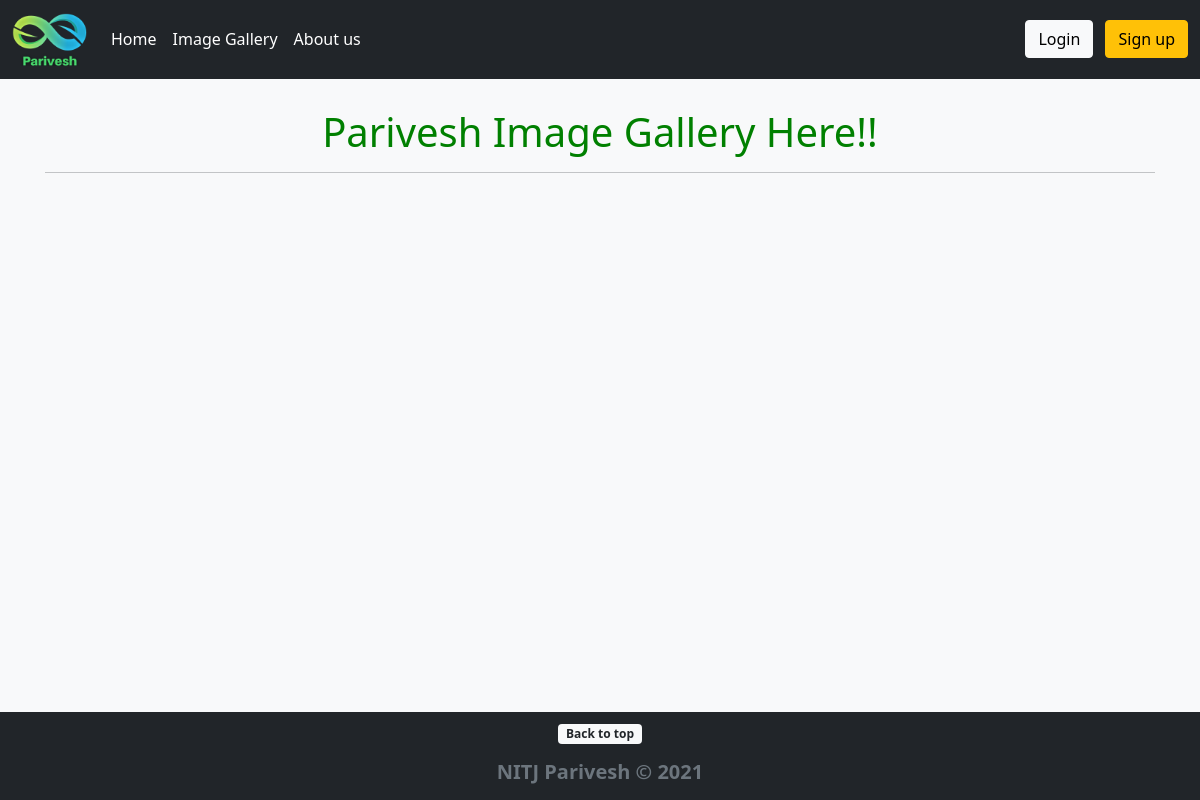
The app's page /image-gallery, older data.
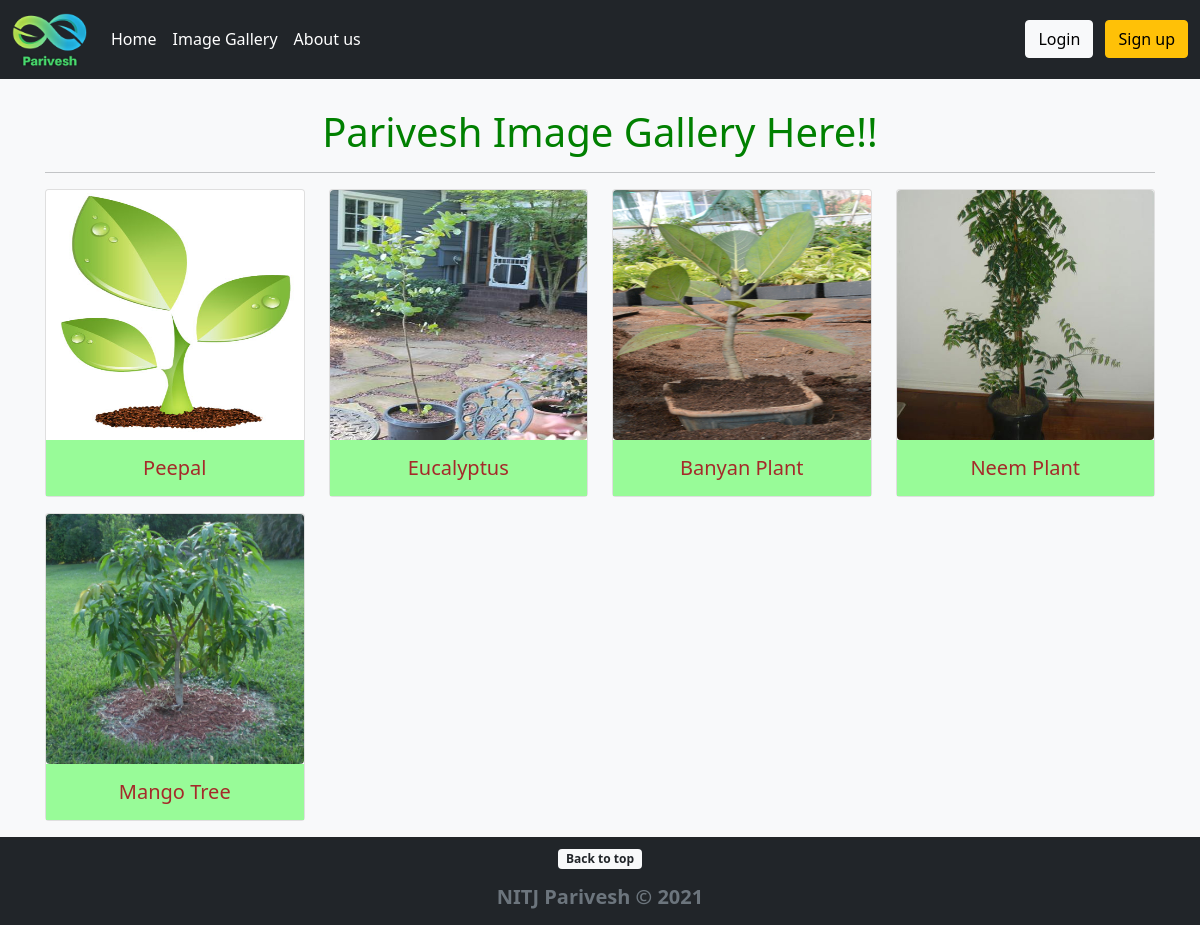
The same page, newer data.
### PariveshApp/models.py (models this page shows, shortened)
class Plantation(models.Model):
    plant_name = models.CharField(max_length=255)
    plant_loc = models.URLField()
    plant_pic = models.ImageField(default='default_plant_pic.jpg', upload_to='plant_pics')
    date_time = models.DateTimeField(default=timezone.now)
    planter  = models.ForeignKey(User, on_delete=CASCADE)
    remarks = models.TextField()

### PariveshApp/views.py (the view)
# urls.py: path('image-gallery', ImageGalleryView.as_view(), name="gallery"),
class ImageGalleryView(ListView):
    model = Plantation
    template_name = 'image_gallery.html'
    ordering = ['-date_time']

### PariveshApp/templates/image_gallery.html (shortened to what this page needs)
{% extends 'base.html' %}
{% block content %}
    <div class="container">
        <h1 class="mt-5 text-center" style="color: green">Parivesh Image Gallery Here!!</h1>
        <hr/>
              <div class="row" >
                {% for plant in object_list %}
                <div class="col-md-3">
                  <div class="card mb-3 box-shadow">
                    <img src="{{ plant.plant_pic.url }}" width=250 height=250 class="rounded card-img-top" alt="...">
                    <div class="card-body text-center" style="background-color: palegreen;">
                      <h5 class="card-text" style="color: brown;">{{ plant.plant_name }}</h5>
                    </div>
                  </div>
                </div>
                {% endfor %}
              </div>
    </div>
{% endblock %}

### PariveshApp/templates/base.html (shortened to what this page needs)
<!doctype html>
<html lang="en" class="h-100">
{% load static %}
  <head>
<link rel="stylesheet" href="{% static 'css/bootstrap.min.css' %}">
    <link href="{% static 'css/sticky-footer-navbar.css' %}" rel="stylesheet">
    <link href="{% static 'css/headers.css' %}" rel="stylesheet">
  </head>
  <body class="d-flex flex-column h-100 bg-light">
  <header class="bg-dark text-white">
    <nav class="navbar navbar-expand-md navbar-dark fixed-top bg-dark">
      <div class="d-flex flex-wrap align-items-center justify-content-center justify-content-lg-start container-fluid">
          <a class="navbar-brand" href="/" style="font-weight: bold; color:greenyellow">
            <img src="{% static 'parivesh_icon.png' %}" alt="Parivesh Icon" width="75" class="d-inline-block align-text-center">
          </a>
          {% if user.is_authenticated %}
          <div class="collapse navbar-collapse" id="navbarSupportedContent">
            <ul class="nav col-12 col-lg-auto me-lg-auto mb-2 justify-content-center mb-md-0">
              <li class="nav-item">
                <a class="nav-link px-2 text-white" href="/">Home</a>
              </li>
              <li class="nav-item">
                <a class="nav-link px-2 text-white" href="{% url 'gallery' %}">Image Gallery</a>
              </li>
              <li class="nav-item">
                <a class="nav-link px-2 text-white" href="{% url 'add-plant' %}">Add Tree</a>
              </li>
              <li class="nav-item">
                <a class="nav-link px-2 text-white" href="{% url 'about-us' %}">About us</a>
              </li>
          </ul>
              <div class="text-end">
                <ul class="navbar-nav ml-auto">
                  <li class="nav-item dropdown">
                    <a class="nav-link dropdown-toggle" href="#" id="navbarDropdown" role="button" data-bs-toggle="dropdown" aria-expanded="false">
                      {{user.first_name}} {{user.last_name}}
                    </a>
                    <ul class="dropdown-menu dropdown-menu-right" aria-labelledby="navbarDropdown">
                      <li><a class="dropdown-item" href="{% url 'edit-settings' %}">Edit Settings</a></li>
                    {% if user.profile.id %}
                      <li><a class="dropdown-item" href="{% url 'edit-profile-page' user.profile.id %}">Edit Profile</a></li>
                      <li><a class="dropdown-item" href="{% url 'show-profile-page' user.profile.id %}">My Profile</a></li>
                    {% else %}
                      <li><a class="dropdown-item" href="{% url 'create-profile-page' %}">Create Profile</a></li>
                    {% endif %}
                      <li><hr class="dropdown-divider"></li>
                      <li><a class="dropdown-item" href="{% url 'signout' %}">Sign Out</a></li>
                    </ul>
                  </li>
                </ul>
              </div>
            </div>
            {% else %}
          <div class="collapse navbar-collapse" id="navbarSupportedContent">
            <ul class="nav col-12 col-lg-auto me-lg-auto mb-2 justify-content-center mb-md-0">
              <li class="nav-item">
                <a class="nav-link px-2 text-white" href="/">Home</a>
              </li>
              <li class="nav-item">
                <a class="nav-link px-2 text-white" href="{% url 'gallery' %}">Image Gallery</a>
              </li>
              <li class="nav-item">
                <a class="nav-link px-2 text-white" href="{% url 'about-us' %}">About us</a>
              </li>
          </ul>
              <div class="text-end">
                <a href="{% url 'signin' %}"><button type="button" class="btn btn-light me-2">Login</button></a>
                <a href="{% url 'signup' %}"><button type="button" class="btn btn-warning">Sign up</button></a>
              </div>
            </div>
            {% endif %}
    </nav>
  </header>
<main class="flex-shrink-0">
  {% block content %}
  {% endblock %}
</main>
<footer class="footer mt-auto py-2 bg-dark">
  <div class="container text-center">
    <p><a href="#"><span class="badge bg-light text-dark">Back to top</span></a></p>
    <span class="text-muted">
      <h5><strong>NITJ Parivesh &copy; 2021</strong></h5>
    </span>
  </div>
</footer>
  </body>
</html>

### PariveshApp/static/css/sticky-footer-navbar.css (style rules this page uses)
main > .container { padding: 60px 15px 0; }

Row changes from the older to the newer data that the page shows:
added Plantation: plant_pic (placeholder picture), plant_name "Peepal"
added Plantation: plant_pic (picture), plant_name "Eucalyptus"
added Plantation: plant_pic (picture), plant_name "Banyan Plant"
added Plantation: plant_pic (picture), plant_name "Neem Plant"
added Plantation: plant_pic (picture), plant_name "Mango Tree"
